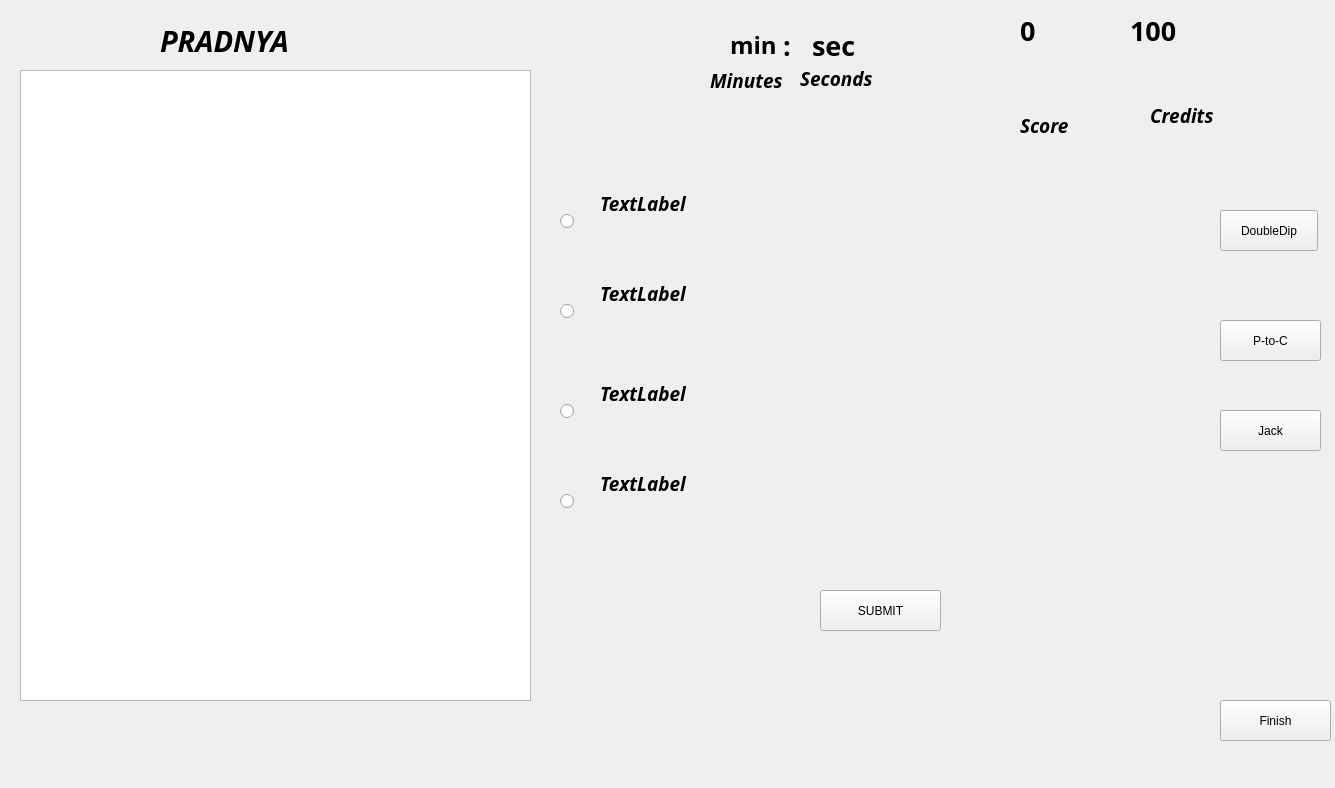
<?xml version="1.0" encoding="UTF-8"?>
<ui version="4.0">
 <class>MainWindow</class>
 <widget class="QMainWindow" name="MainWindow">
  <property name="geometry">
   <rect>
    <x>0</x>
    <y>0</y>
    <width>1335</width>
    <height>788</height>
   </rect>
  </property>
  <property name="windowTitle">
   <string>MainWindow</string>
  </property>
  <widget class="QWidget" name="centralwidget">
   <widget class="QLabel" name="lbgimage">
    <property name="geometry">
     <rect>
      <x>0</x>
      <y>0</y>
      <width>1451</width>
      <height>781</height>
     </rect>
    </property>
    <property name="text">
     <string/>
    </property>
    <property name="pixmap">
     <pixmap>final_background.jpg</pixmap>
    </property>
   </widget>
   <widget class="QLabel" name="etScore">
    <property name="geometry">
     <rect>
      <x>1020</x>
      <y>10</y>
      <width>80</width>
      <height>41</height>
     </rect>
    </property>
    <property name="font">
     <font>
      <family>Waree</family>
      <pointsize>20</pointsize>
      <weight>75</weight>
      <bold>true</bold>
     </font>
    </property>
    <property name="text">
     <string>0</string>
    </property>
   </widget>
   <widget class="QLabel" name="etCredits">
    <property name="geometry">
     <rect>
      <x>1130</x>
      <y>10</y>
      <width>101</width>
      <height>41</height>
     </rect>
    </property>
    <property name="font">
     <font>
      <family>Waree</family>
      <pointsize>20</pointsize>
      <weight>75</weight>
      <bold>true</bold>
     </font>
    </property>
    <property name="text">
     <string>100</string>
    </property>
   </widget>
   <widget class="QLabel" name="lpradnya">
    <property name="geometry">
     <rect>
      <x>160</x>
      <y>0</y>
      <width>191</width>
      <height>81</height>
     </rect>
    </property>
    <property name="font">
     <font>
      <family>Purisa</family>
      <pointsize>22</pointsize>
      <weight>75</weight>
      <italic>true</italic>
      <bold>true</bold>
     </font>
    </property>
    <property name="text">
     <string>PRADNYA</string>
    </property>
   </widget>
   <widget class="QLabel" name="lcredits">
    <property name="geometry">
     <rect>
      <x>1150</x>
      <y>100</y>
      <width>111</width>
      <height>31</height>
     </rect>
    </property>
    <property name="font">
     <font>
      <family>Purisa</family>
      <pointsize>14</pointsize>
      <weight>75</weight>
      <italic>true</italic>
      <bold>true</bold>
     </font>
    </property>
    <property name="text">
     <string>Credits</string>
    </property>
   </widget>
   <widget class="QPushButton" name="bFinish">
    <property name="geometry">
     <rect>
      <x>1220</x>
      <y>700</y>
      <width>111</width>
      <height>41</height>
     </rect>
    </property>
    <property name="text">
     <string>Finish</string>
    </property>
   </widget>
   <widget class="QTextEdit" name="etQuestion">
    <property name="enabled">
     <bool>true</bool>
    </property>
    <property name="geometry">
     <rect>
      <x>20</x>
      <y>70</y>
      <width>511</width>
      <height>631</height>
     </rect>
    </property>
    <property name="font">
     <font>
      <family>Ubuntu</family>
      <pointsize>12</pointsize>
      <weight>50</weight>
      <italic>false</italic>
      <bold>false</bold>
     </font>
    </property>
    <property name="mouseTracking">
     <bool>false</bool>
    </property>
    <property name="acceptDrops">
     <bool>false</bool>
    </property>
    <property name="verticalScrollBarPolicy">
     <enum>Qt::ScrollBarAsNeeded</enum>
    </property>
    <property name="html">
     <string>&lt;!DOCTYPE HTML PUBLIC &quot;-//W3C//DTD HTML 4.0//EN&quot; &quot;http://www.w3.org/TR/REC-html40/strict.dtd&quot;&gt;
&lt;html&gt;&lt;head&gt;&lt;meta name=&quot;qrichtext&quot; content=&quot;1&quot; /&gt;&lt;style type=&quot;text/css&quot;&gt;
p, li { white-space: pre-wrap; }
&lt;/style&gt;&lt;/head&gt;&lt;body style=&quot; font-family:'Ubuntu'; font-size:12pt; font-weight:400; font-style:normal;&quot;&gt;
&lt;p style=&quot;-qt-paragraph-type:empty; margin-top:0px; margin-bottom:0px; margin-left:0px; margin-right:0px; -qt-block-indent:0; text-indent:0px; font-size:11pt;&quot;&gt;&lt;br /&gt;&lt;/p&gt;&lt;/body&gt;&lt;/html&gt;</string>
    </property>
   </widget>
   <widget class="QLabel" name="lprdnyalogosmall">
    <property name="geometry">
     <rect>
      <x>60</x>
      <y>-10</y>
      <width>121</width>
      <height>91</height>
     </rect>
    </property>
    <property name="text">
     <string/>
    </property>
    <property name="pixmap">
     <pixmap>pradnyalogo_small.png</pixmap>
    </property>
   </widget>
   <widget class="QLabel" name="lseconds">
    <property name="geometry">
     <rect>
      <x>800</x>
      <y>70</y>
      <width>91</width>
      <height>17</height>
     </rect>
    </property>
    <property name="font">
     <font>
      <family>Purisa</family>
      <pointsize>14</pointsize>
      <weight>75</weight>
      <italic>true</italic>
      <bold>true</bold>
     </font>
    </property>
    <property name="text">
     <string>Seconds</string>
    </property>
   </widget>
   <widget class="QRadioButton" name="a">
    <property name="geometry">
     <rect>
      <x>560</x>
      <y>210</y>
      <width>21</width>
      <height>22</height>
     </rect>
    </property>
    <property name="text">
     <string/>
    </property>
   </widget>
   <widget class="QRadioButton" name="c">
    <property name="geometry">
     <rect>
      <x>560</x>
      <y>400</y>
      <width>21</width>
      <height>22</height>
     </rect>
    </property>
    <property name="text">
     <string/>
    </property>
   </widget>
   <widget class="QLabel" name="etOption3">
    <property name="geometry">
     <rect>
      <x>600</x>
      <y>380</y>
      <width>581</width>
      <height>71</height>
     </rect>
    </property>
    <property name="font">
     <font>
      <family>Purisa</family>
      <pointsize>14</pointsize>
      <weight>75</weight>
      <italic>true</italic>
      <bold>true</bold>
     </font>
    </property>
    <property name="text">
     <string>TextLabel</string>
    </property>
    <property name="alignment">
     <set>Qt::AlignLeading|Qt::AlignLeft|Qt::AlignTop</set>
    </property>
    <property name="wordWrap">
     <bool>true</bool>
    </property>
   </widget>
   <widget class="QRadioButton" name="d">
    <property name="geometry">
     <rect>
      <x>560</x>
      <y>490</y>
      <width>21</width>
      <height>22</height>
     </rect>
    </property>
    <property name="text">
     <string/>
    </property>
   </widget>
   <widget class="QPushButton" name="bDoubledip">
    <property name="geometry">
     <rect>
      <x>1220</x>
      <y>210</y>
      <width>98</width>
      <height>41</height>
     </rect>
    </property>
    <property name="text">
     <string>DoubleDip</string>
    </property>
   </widget>
   <widget class="QRadioButton" name="b">
    <property name="geometry">
     <rect>
      <x>560</x>
      <y>300</y>
      <width>21</width>
      <height>22</height>
     </rect>
    </property>
    <property name="text">
     <string/>
    </property>
   </widget>
   <widget class="QPushButton" name="bJack">
    <property name="geometry">
     <rect>
      <x>1220</x>
      <y>410</y>
      <width>101</width>
      <height>41</height>
     </rect>
    </property>
    <property name="text">
     <string>Jack</string>
    </property>
   </widget>
   <widget class="QLabel" name="etOption1">
    <property name="geometry">
     <rect>
      <x>600</x>
      <y>190</y>
      <width>581</width>
      <height>71</height>
     </rect>
    </property>
    <property name="font">
     <font>
      <family>Purisa</family>
      <pointsize>14</pointsize>
      <weight>75</weight>
      <italic>true</italic>
      <bold>true</bold>
     </font>
    </property>
    <property name="text">
     <string>TextLabel</string>
    </property>
    <property name="alignment">
     <set>Qt::AlignLeading|Qt::AlignLeft|Qt::AlignTop</set>
    </property>
    <property name="wordWrap">
     <bool>true</bool>
    </property>
   </widget>
   <widget class="QPushButton" name="bSubmit">
    <property name="geometry">
     <rect>
      <x>820</x>
      <y>590</y>
      <width>121</width>
      <height>41</height>
     </rect>
    </property>
    <property name="text">
     <string>SUBMIT</string>
    </property>
   </widget>
   <widget class="QPushButton" name="bPtoc">
    <property name="geometry">
     <rect>
      <x>1220</x>
      <y>320</y>
      <width>101</width>
      <height>41</height>
     </rect>
    </property>
    <property name="text">
     <string>P-to-C</string>
    </property>
   </widget>
   <widget class="QLabel" name="lminutes">
    <property name="geometry">
     <rect>
      <x>710</x>
      <y>70</y>
      <width>81</width>
      <height>20</height>
     </rect>
    </property>
    <property name="font">
     <font>
      <family>Purisa</family>
      <pointsize>14</pointsize>
      <weight>75</weight>
      <italic>true</italic>
      <bold>true</bold>
     </font>
    </property>
    <property name="text">
     <string>Minutes</string>
    </property>
   </widget>
   <widget class="QLabel" name="etOption4">
    <property name="geometry">
     <rect>
      <x>600</x>
      <y>470</y>
      <width>581</width>
      <height>71</height>
     </rect>
    </property>
    <property name="font">
     <font>
      <family>Purisa</family>
      <pointsize>14</pointsize>
      <weight>75</weight>
      <italic>true</italic>
      <bold>true</bold>
     </font>
    </property>
    <property name="text">
     <string>TextLabel</string>
    </property>
    <property name="alignment">
     <set>Qt::AlignLeading|Qt::AlignLeft|Qt::AlignTop</set>
    </property>
    <property name="wordWrap">
     <bool>true</bool>
    </property>
   </widget>
   <widget class="QLabel" name="etOption2">
    <property name="geometry">
     <rect>
      <x>600</x>
      <y>280</y>
      <width>581</width>
      <height>71</height>
     </rect>
    </property>
    <property name="font">
     <font>
      <family>Purisa</family>
      <pointsize>14</pointsize>
      <weight>75</weight>
      <italic>true</italic>
      <bold>true</bold>
     </font>
    </property>
    <property name="text">
     <string>TextLabel</string>
    </property>
    <property name="alignment">
     <set>Qt::AlignLeading|Qt::AlignLeft|Qt::AlignTop</set>
    </property>
    <property name="wordWrap">
     <bool>true</bool>
    </property>
   </widget>
   <widget class="QWidget" name="layoutWidget">
    <property name="geometry">
     <rect>
      <x>730</x>
      <y>20</y>
      <width>126</width>
      <height>50</height>
     </rect>
    </property>
    <layout class="QHBoxLayout" name="horizontalLayout_3">
     <item>
      <widget class="QLabel" name="etMinutes_3">
       <property name="font">
        <font>
         <family>Waree</family>
         <pointsize>18</pointsize>
         <weight>75</weight>
         <bold>true</bold>
        </font>
       </property>
       <property name="text">
        <string>min</string>
       </property>
      </widget>
     </item>
     <item>
      <widget class="QLabel" name="label_11">
       <property name="font">
        <font>
         <family>Waree</family>
         <pointsize>20</pointsize>
         <weight>75</weight>
         <bold>true</bold>
        </font>
       </property>
       <property name="text">
        <string>:</string>
       </property>
      </widget>
     </item>
     <item>
      <widget class="QLabel" name="etSeconds_3">
       <property name="font">
        <font>
         <family>Waree</family>
         <pointsize>20</pointsize>
         <weight>75</weight>
         <bold>true</bold>
        </font>
       </property>
       <property name="text">
        <string>sec</string>
       </property>
      </widget>
     </item>
    </layout>
   </widget>
   <widget class="QLabel" name="label">
    <property name="geometry">
     <rect>
      <x>1110</x>
      <y>60</y>
      <width>111</width>
      <height>101</height>
     </rect>
    </property>
    <property name="text">
     <string/>
    </property>
    <property name="pixmap">
     <pixmap>rupee_symbol.png</pixmap>
    </property>
    <property name="alignment">
     <set>Qt::AlignLeading|Qt::AlignLeft|Qt::AlignTop</set>
    </property>
   </widget>
   <widget class="QLabel" name="lscore_2">
    <property name="geometry">
     <rect>
      <x>1020</x>
      <y>110</y>
      <width>71</width>
      <height>31</height>
     </rect>
    </property>
    <property name="font">
     <font>
      <family>Purisa</family>
      <pointsize>14</pointsize>
      <weight>75</weight>
      <italic>true</italic>
      <bold>true</bold>
     </font>
    </property>
    <property name="text">
     <string>Score</string>
    </property>
   </widget>
   <widget class="QLabel" name="label_3">
    <property name="geometry">
     <rect>
      <x>890</x>
      <y>20</y>
      <width>131</width>
      <height>131</height>
     </rect>
    </property>
    <property name="text">
     <string/>
    </property>
    <property name="pixmap">
     <pixmap>growth.png</pixmap>
    </property>
   </widget>
  </widget>
 </widget>
 <resources/>
 <connections/>
</ui>
